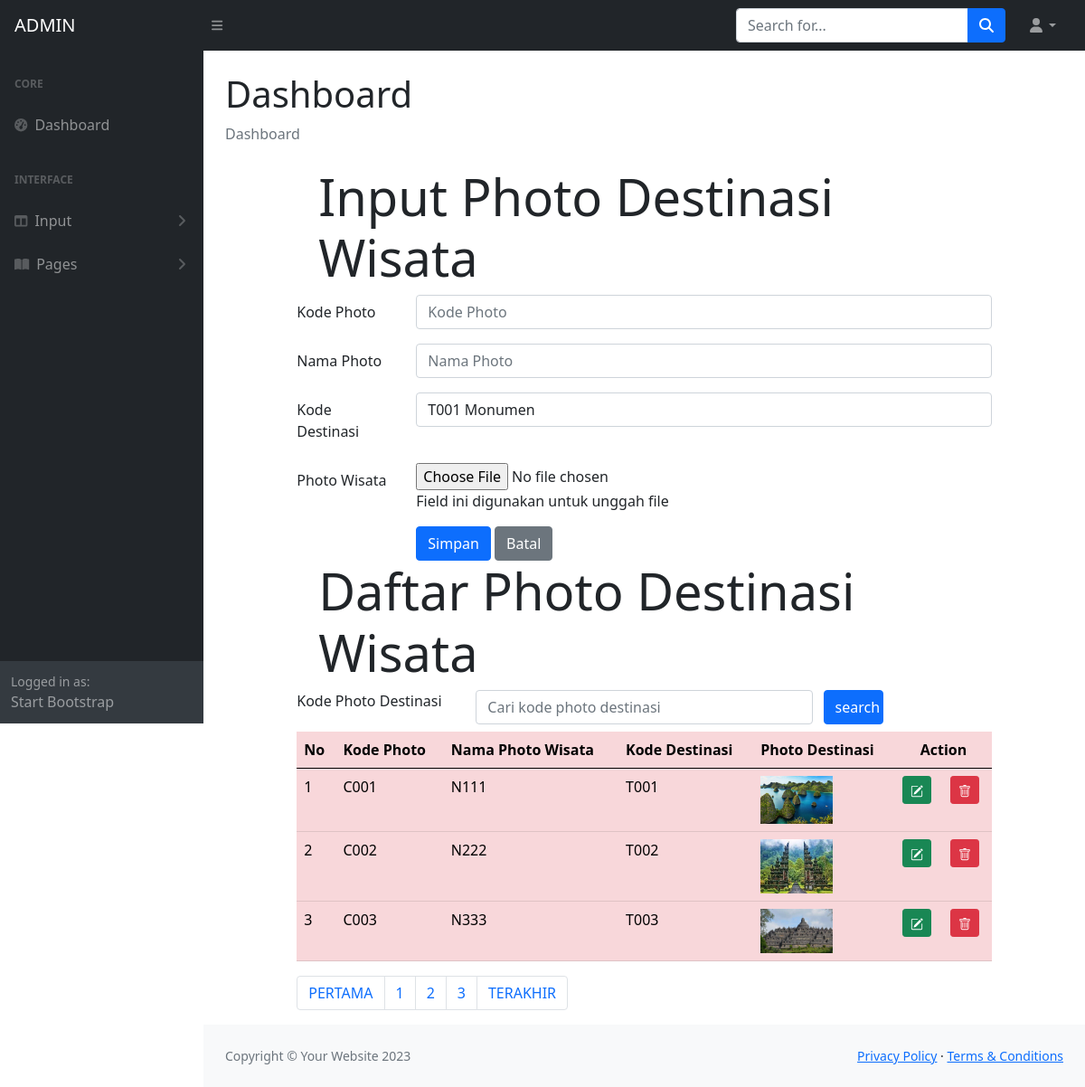
The app's page /WEBDEV2324-A/ADMIN/dashboardphoto.php with its own data.
### tables this page shows
CREATE TABLE `fotodestinasi` (
  `fotodestinasiKODE` char(4) NOT NULL,
  `fotodestinasiNAMA` char(255) NOT NULL,
  `fotodestinasiFILE` char(255) NOT NULL,
  `destinasiKODE` char(4) NOT NULL
);

### WEBDEV2324-A/ADMIN/dashboardphoto.php (the view, shortened to what this page needs)
<!DOCTYPE html>
<html>
<?php include "INCLUDE/head.php"?>
<body class="sb-nav-fixed">
    <?php include "INCLUDE/menunav.php"?>
    <div id="layoutSidenav">
        <?php include "INCLUDE/menu.php"?>
        <div id="layoutSidenav_content">
            <main>
                <div class="container-fluid px-4">
                    <h1 class="mt-4">Dashboard</h1>
                    <ol class="breadcrumb mb-4">
                        <li class="breadcrumb-item active">Dashboard</li>
                    </ol>
<head>
  	<link rel="stylesheet" type="text/css" href="https://cdnjs.cloudflare.com/ajax/libs/select2/4.0.3/css/select2.min.css">
	<link rel="stylesheet" type="text/css" href="css/bootstrap.min.css">
	<link rel="stylesheet" href="https://cdn.jsdelivr.net/npm/bootstrap-icons@1.10.2/font/bootstrap-icons.css">
</head>
<?php
	include "include/config.php";
	$datadestinasi = mysqli_query($connection, "select * from destinasi");
?>
<body>
<div class="row">
<div class="col-sm-1"></div>
<div class="col-sm-10">
	<div class="jumbotron jumbotron-fluid">
		<div class="container">
			<h1 class="display-4">Input Photo Destinasi Wisata</h1>
		</div>
	</div>
	<form method="POST" enctype="multipart/form-data">
		<div class="mb-3 row">
			<label for="kodefoto" class="col-sm-2 col-form-label">Kode Photo</label>
			<div class="col-sm-10">
				<input type="text" class="form-control" id="kodefoto" name="inputkode" placeholder="Kode Photo" maxlength="4">
			</div>
		</div>
		<div class="mb-3 row">
			<label for="namafoto" class="col-sm-2 col-form-label">Nama Photo</label>
			<div class="col-sm-10">
				<input type="text" class="form-control" id="namafoto" name="inputnama" placeholder="Nama Photo">
			</div>
		</div>
		<div class="mb-3 row">
			<label for="namadestinasi" class="col-sm-2 col-form-label">Kode Destinasi</label>
			<div class="col-sm-10">
			<select class="form-control" id="namadestinasi" name="kodedestinasi">
				<?php while($row = mysqli_fetch_array($datadestinasi))
				{ ?>
					<option value="<?php echo $row["destinasiKODE"]?>">
						<?php echo $row["destinasiKODE"]?>
						<?php echo $row["destinasiNAMA"]?>
					</option>
				<?php } ?>
			</select>
			</div>
		</div>
		<div class="form-group row">
			<label for="file" class="col-sm-2 col-form-label">Photo Wisata</label>
			<div class="col-sm-10">
				<input type="file" id="file" name="file">
				<p class="help-block">Field ini digunakan untuk unggah file</p>
			</div>
		</div>
		<div class="form-group row">
			<div class="col-sm-2"></div>
			<div class="col-sm-10">
				<input type="submit" name="Simpan" class="btn btn-primary" value="Simpan">
				<input type="reset" name="Batal" class="btn btn-secondary" value="Batal">
			</div>
		</div>
	</form>
</div>
<div class="col-sm-1"></div>
</div>
<div class="row">
	<div class="col-sm-1"></div>
	<div class="col-sm-10">
		<div class="jumbotron jumbotron-fluid">
			<div class="container">
				<h1 class="display-4">Daftar Photo Destinasi Wisata</h1>
			</div>
		</div>
		<form method="POST">
      <div class="form-group row mb-2">
        <label for="search" class="col-sm-3">Kode Photo Destinasi</label>
        <div class="col-sm-6">
          <input type="text" name="search" class="form-control" id="search" value="<?php if(isset($_POST["search"])) {echo $_POST ["search"];} ?>" placeholder="Cari kode photo destinasi">
        </div>
        <input type="submit" name="kirim" class="col-sm-1 btn btn-primary" value="search">
      </div>
    </form>
	<table class="table table-hover table-danger">
		<thead class="thead-dark">
			<tr>
				<th>No</th>
				<th>Kode Photo</th>
				<th>Nama Photo Wisata</th>
				<th>Kode Destinasi</th>
				<th>Photo Destinasi</th>
				<th colspan="2" style="text-align: center">Action</th>
			</tr>
		</thead>
		<tbody>
			<?php
			$jumlahtampilan = 3;
    		$halaman = (isset($_GET['page']))? $_GET['page'] : 1;
    		$mulaitampilan = ($halaman - 1) * $jumlahtampilan;
			$query = mysqli_query($connection, "select * from fotodestinasi");
			if(isset ($_POST["kirim"]))
			{
  				$search = $_POST["search"];
  				$query = mysqli_query($connection, "select fotodestinasi.* from fotodestinasi where fotodestinasiKODE like '%".$search."%' limit $mulaitampilan, $jumlahtampilan");
  			} else
  				{
  					$query = mysqli_query($connection,"select fotodestinasi.* from fotodestinasi limit $mulaitampilan, $jumlahtampilan");
  				}
			$nomor = 1;
			while ($row = mysqli_fetch_array($query))
			{ ?>
				<tr>
					<td><?php echo $mulaitampilan + $nomor;?></td>
					<td><?php echo $row['fotodestinasiKODE'];?></td>
					<td><?php echo $row['fotodestinasiNAMA'];?></td>
					<td><?php echo $row['destinasiKODE'];?></td>
					<td>
						<?php if(is_file("images/".$row['fotodestinasiFILE']))
						{ ?>
							<img src="images/<?php echo $row['fotodestinasiFILE']?>" width="80">
						<?php } else
							echo "<img src='images/noimage.png' width='80'>"
						?>
					</td>
					<td>
						<a href="photodestinasiedit.php?Edit=<?php echo $row['fotodestinasiKODE']?>" class="btn btn-success btn-sm" title="EDIT">
						</a>
					</td>
					<td>
						<a href="photodestinasihapus.php?hapusfoto=<?php echo $row['fotodestinasiKODE']?>" class="btn btn-danger btn-sm" title="DELETE">
						</a>
					</td>
				</tr>
			<?php $nomor = $nomor + 1;?>
			<?php }	?>
		</tbody>
	</table>
	<?php
    $query = mysqli_query($connection, "SELECT * FROM fotodestinasi");
    $jumlahrecord = mysqli_num_rows($query);
    $jumlahpage = ceil($jumlahrecord/$jumlahtampilan);
    ?>
    <nav aria-label="Page navigation example">
        <ul class="pagination">
            <li class="page-item"><a class="page-link" href="?page=<?php $nomorhal=1; echo $nomorhal?>">PERTAMA</a></li>
            <?php for($nomorhal=1; $nomorhal<=$jumlahpage; $nomorhal++)
            { ?>
            <li class="page-item">
                <?php
                if($nomorhal!=$halaman)
                { ?>
                <a class="page-link" href="?page=<?php echo $nomorhal?>"><?php echo $nomorhal?></a>
                <?php }
                else { ?>
                <a class="page-link" href="?page=<?php echo $nomorhal?>"><?php echo $nomorhal?></a>
                <?php } ?>
            </li>
            <?php } ?>
            <li class="page-item"><a class="page-link" href="?page=<?php echo $nomorhal-1?>">TERAKHIR</a></li>
        </ul>
    </nav>
	</div>
	<div class="col-sm-1"></div>
</div>
</body>
                    </div>
                </main>
                <?php include "INCLUDE/footer.php"?>
            </div>
        </div>
    </body>
</html>

### WEBDEV2324-A/ADMIN/INCLUDE/head.php (shortened to what this page needs)
<head>
        <link href="https://cdn.jsdelivr.net/npm/simple-datatables@7.1.2/dist/style.min.css" rel="stylesheet" />
        <link href="css/styles.css" rel="stylesheet" />
    </head>

### WEBDEV2324-A/ADMIN/INCLUDE/menunav.php (shortened to what this page needs)
<nav class="sb-topnav navbar navbar-expand navbar-dark bg-dark">
    <a class="navbar-brand ps-3" href="dashboardadmin.php">ADMIN</a>
    <button class="btn btn-link btn-sm order-1 order-lg-0 me-4 me-lg-0" id="sidebarToggle" href="#!"><i class="fas fa-bars"></i></button>
    <form class="d-none d-md-inline-block form-inline ms-auto me-0 me-md-3 my-2 my-md-0">
        <div class="input-group">
            <input class="form-control" type="text" placeholder="Search for..." aria-label="Search for..." aria-describedby="btnNavbarSearch" />
            <button class="btn btn-primary" id="btnNavbarSearch" type="button"><i class="fas fa-search"></i></button>
        </div>
    </form>
    <ul class="navbar-nav ms-auto ms-md-0 me-3 me-lg-4">
        <li class="nav-item dropdown">
            <a class="nav-link dropdown-toggle" id="navbarDropdown" href="#" role="button" data-bs-toggle="dropdown" aria-expanded="false"><i class="fas fa-user fa-fw"></i></a>
        </li>
    </ul>
</nav>

### WEBDEV2324-A/ADMIN/INCLUDE/menu.php (shortened to what this page needs)
<div id="layoutSidenav_nav">
                <nav class="sb-sidenav accordion sb-sidenav-dark" id="sidenavAccordion">
                    <div class="sb-sidenav-menu">
                        <div class="nav">
                            <div class="sb-sidenav-menu-heading">Core</div>
                            <a class="nav-link" href="dashboardadmin.php">
                                <div class="sb-nav-link-icon"><i class="fas fa-tachometer-alt"></i></div>
                                Dashboard
                            </a>
                            <div class="sb-sidenav-menu-heading">Interface</div>
                            <a class="nav-link collapsed" href="#" data-bs-toggle="collapse" data-bs-target="#collapseLayouts" aria-expanded="false" aria-controls="collapseLayouts">
                                <div class="sb-nav-link-icon"><i class="fas fa-columns"></i></div>
                                Input
                                <div class="sb-sidenav-collapse-arrow"><i class="fas fa-angle-down"></i></div>
                            </a>
                            <a class="nav-link collapsed" href="#" data-bs-toggle="collapse" data-bs-target="#collapsePages" aria-expanded="false" aria-controls="collapsePages">
                                <div class="sb-nav-link-icon"><i class="fas fa-book-open"></i></div>
                                Pages
                                <div class="sb-sidenav-collapse-arrow"><i class="fas fa-angle-down"></i></div>
                            </a>
                        </div>
                    </div>
                    <div class="sb-sidenav-footer">
                        <div class="small">Logged in as:</div>
                        Start Bootstrap
                    </div>
                </nav>
</div>

### WEBDEV2324-A/ADMIN/INCLUDE/footer.php
<footer class="py-4 bg-light mt-auto">
    <div class="container-fluid px-4">
        <div class="d-flex align-items-center justify-content-between small">
            <div class="text-muted">Copyright &copy; Your Website 2023</div>
            <div>
                <a href="#">Privacy Policy</a>
                &middot;
                <a href="#">Terms &amp; Conditions</a>
            </div>
        </div>
    </div>
</footer>

### records on screen
fotodestinasi: fotodestinasiKODE "C001", fotodestinasiNAMA "N111", destinasiKODE "T001", fotodestinasiFILE (picture)
fotodestinasi: nomor "2", fotodestinasiKODE "C002", fotodestinasiNAMA "N222", destinasiKODE "T002", fotodestinasiFILE (picture)
fotodestinasi: nomor "3", fotodestinasiKODE "C003", fotodestinasiNAMA "N333", destinasiKODE "T003", fotodestinasiFILE (picture)

### other values on screen
form field kodedestinasi "T001 Monumen"
